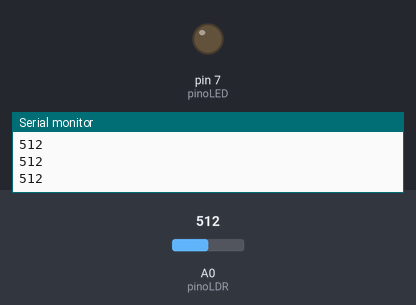
This sketch was run on a simulated Arduino Uno, built with avr-gcc and run on an emulated ATmega328P. On the bench: output pins drawn as LEDs (lit = HIGH), the last lines printed to the serial monitor. The inputs (shaded band) are chosen by the test bench; at power-on: A0 (pinoLDR) = 512.

Above: at 1.2 s.
1.3 s: A0 (pinoLDR) set to 481
At 2.5 s:
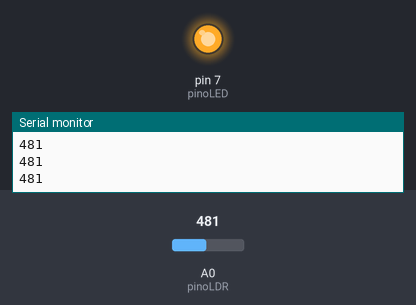
2.8 s: A0 (pinoLDR) set to 510
At 3.9 s:
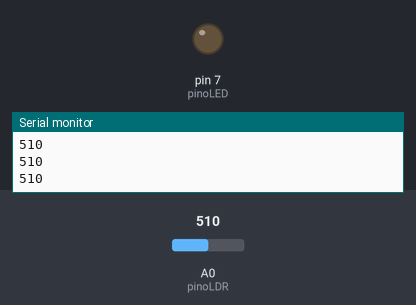
4.3 s: A0 (pinoLDR) set to 490
At 5.3 s:
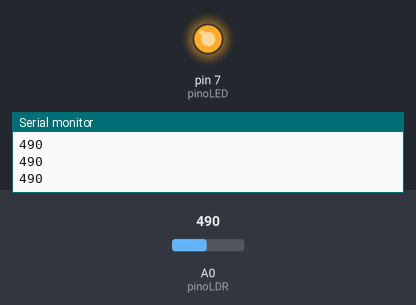
Timing chart, 0 to 7.3 s (numbered marks = the images above; inputs shaded):
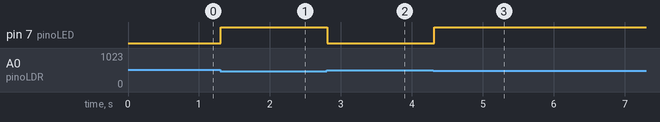

Measured:
- the behaviour switches between 500 and 499 on A0 (pinoLDR) (found by bisection; images 0 and 1)
- after the input at 1.3 s, pin 7 (pinoLED): LOW → HIGH at once
- after the input at 2.8 s, pin 7 (pinoLED): HIGH → LOW at once
- after the input at 4.3 s, pin 7 (pinoLED): LOW → HIGH at once

The sketch:

Sensor_de_luminosidade.ino
```cpp
const int pinoLDR = A0;
const int pinoLED = 7;
int leitura = 0;

void setup() {
  pinMode(pinoLDR, INPUT);
  pinMode(pinoLED, OUTPUT);
  Serial.begin(9600); // Inicializa monitor serial
}

void loop() {
  leitura = analogRead(pinoLDR);
  Serial.println(leitura); // Mostra o valor lido

  if (leitura < 500) { // Ajuste conforme necessário
    digitalWrite(pinoLED, HIGH);
  } else {
    digitalWrite(pinoLED, LOW);
  }

  delay(100);
}
```
